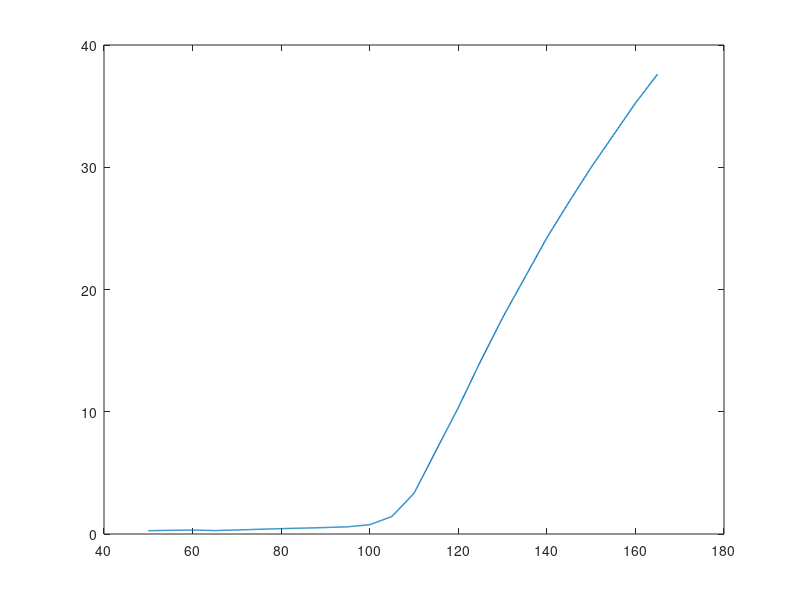

MATLAB code to generate this figure: (Note: this script raises an error after producing the figure.)
freq_dipole=[50., 55., 60., 65., 70., 75., 80., 85., 90., 95., 100., 105., 110., 115., 120., 125., 130., 135., 140., 145., 150., 155., 165.];
%relative to 20dB
ampl_c=[6., 5.5, 4.25, 9.5, 30., 22.5, 14., 48., 37.5, 30., 29., 36., 77., 180., 440., 869.446, 370., 360., 800., 2200., 5130.5, 7915.62, 9391.25];
ampl_sb=40;

phonon=[0.9272, 1.0898, 1.0011, 0.8882, 0.809, 0.897, 0.8922, 0.7851, 1.0806, 0.7088, 0.7916, 0.7734, 0.7921, 0.6937, 0.9101, 0.8815, 1.1053, 0.9989, 0.7446, 0.8256, 0.7485, 0.7538, 0.7584];
err_phonon=[0.0408, 0.0594, 0.0636, 0.0371, 0.0559, 0.0775, 0.078, 0.0623, 0.0767, 0.0629, 0.0218, 0.0474, 0.0219, 0.0385, 0.028, 0.0418, 0.05066, 0.0532, 0.0388, 0.0577, 0.0669, 0.0383, 0.0293];
phase=[0.1042, 0.1802, 0.462, 0.4873, 0.7645, 0.6274, 0.7728, 0.7606, 0.789, 0.9098, 0.2632, 0.3949, 0.4365, 0.5494, 0.6577, 0.7447, 0.8974, 0.0853, 0.0596, 0.1649, 0.2252, 0.275, 0.3286];
err_phase=[0.0124, 0.0168, 0.0167, 0.0108, 0.019, 0.0226, 0.024, 0.0218, 0.0194, 0.0228, 0.0088, 0.0173, 0.0075, 0.0141, 0.0082, 0.0131, 0.0118, 0.0147, 0.014, 0.0212, 0.0283, 0.0161, 0.0118];
secular=0.7676;%MHz

%%%%%%%%%%Calibration
freq_cal=[50., 55., 60., 65., 70., 75., 80., 85., 90., 95., 100., 105., 110., 115., 120., 125., 130., 135., 140., 145., 150., 155., 165.];
ampl_cal=[6., 5.75, 4.25, 8., 32.5, 25., 14., 45., 37.5, 35., 28., 35., 70., 150., 180., 140., 60., 44., 84., 116., 145., 176., 115.];
phonon_cal=[0.8484, 1.033, 1.0339, 0.66, 1.0089, 1.1545, 0.9274, 0.6472, 1.1268, 1.0245, 0.9158, 0.9313, 1.0384, 0.8842, 0.549, 0.5236, 0.7457, 0.7852, 1.0638, 0.7198, 0.7013, 0.7912, 0.6568];
err_phonon_cal=[0.0585, 0.0776, 0.0446, 0.0618, 0.0612, 0.0748, 0.0656, 0.0343, 0.0933, 0.0526, 0.0367, 0.0362, 0.0492, 0.0252, 0.0236, 0.0283, 0.0341, 0.0345, 0.0498, 0.0517, 0.0482, 0.036, 0.0167];
phase_cal=[0.3077, 0.3777, 0.4972, 0.4386, 0.6533, 0.4128, 0.4665, 0.3279, 0.2478, 0.3286, 0.4513, 0.4717, 0.3366, 0.02687, 0.2024, 0.0937, 0.1766, 0.289, 0.2286, 0.2136, 0.293, 0.3627, 0.2747];
err_phase_cal=[0.0214, 0.0217, 0.0111, 0.0252, 0.0161, 0.0179, 0.0186, 0.0155, 0.0264, 0.01575, 0.0106, 0.0101, 0.0144, 0.009, 0.0135, 0.0151, 0.014, 0.0138, 0.0148, 0.0226, 0.0216, 0.0134, 0.0081];

%%%Data sheet
data_freq=[10, 20, 25, 30, 35, 40, 50, 55, 60, 65, 70, 80, 85, 90, 95, 100, 105, 110, 120, 125, 130, 140, 145, 150, 160, 170, 200];
data_trans=[0.15, 0.2, 0.24, 0.24, 0.29, 0.28, 0.27, 0.3, 0.32, 0.28, 0.33, 0.44, 0.48, 0.53, 0.59, 0.76, 1.43, 3.33, 10.34, 14.11, 17.69, 24.23, 27.16, 29.99, 35.25, 39.97, 52.67];
data_time_delay=[7.94, 8, 8.05, 8.18, 8.3, 8.48, 8.78, 9.03, 9.21, 9.5, 9.88, 10.77, 11.44, 12.32, 13.82, 16.17, 18.4, 18.11, 11.27, 8.59, 6.76, 4.69, 4.07, 3.51, 2.84, 2.33, 1.36]*10^-3;%us
data_phase_delay=data_time_delay.*data_freq;
data_phase=[0.0794, 0.16, 0.2013, 0.2454, 0.2905, 0.3392, 0.439, 0.4966, 0.0526, 0.1175, 0.1916, 0.3616, 0.4724, 0.1088, 0.3129, 0.117, 0.432, 0.4921, 0.3524, 0.0737, 0.3788, 0.1566, 0.0902, 0.0265, 0.4544, 0.3961, 0.272];
span=linspace(50,165,1000);
interp_trans=interp1(data_freq,data_trans,span);
interp_phase=interp1(data_freq,data_phase_delay,span);


%%%%%%%%%%%%%%%%%%%%%%%%%%%%%%%%%%%%%%%%%%%%%%%%%%
%Constant organization
%e^4/(8hbar m^3 r^6)
const=9.6287968*10^10;%MHz^7
time=1000;%us
kapa=0.714*(1/42);
phi_plus=0.;%turns


coeff=const*cos(2*pi*phi_plus/2)^2*time^2*kapa^2;%MHz^5
scale=coeff./((2*pi*secular).*((2*pi*freq_dipole).^2-(2*pi*secular).^2).^2);

V_sb=.01;
g_cal=(phonon_cal./(scale.*ampl_cal.^2*V_sb^2)).^(1/2);
err_g_cal=(1./(scale.*ampl_cal.^2*V_sb^2)).^(1/2)*1/2.*phonon_cal.^(-1/2).*err_phonon_cal;
g=(phonon./(scale.*ampl_c.^2*V_sb^2)).^(1/2);
err_g=(1./(scale.*ampl_c.^2*V_sb^2)).^(1/2)*1/2.*phonon.^(-1/2).*err_phonon;
db_g=-20*log10(g./g_cal);
err_db=20/log(10)*(err_g./g+err_g_cal./g_cal);

figure();
plot(span, interp_trans,'LineWidth',1.);
hold on
errorbar(freq_dipole,db_g,err_db,'MarkerSize', 8,'LineWidth',1.);
ylabel('Insertion Loss (dB)')
xlabel('Frequency (2\pi*MHz)')
xlim([50,165]);
ylim([-2,40]);

delta_phase=phase-phase_cal;

figure();
plot(span,mod(interp_phase-0.5,1));
hold on
adjust=[-1,-1,-1,0,0,0,0,0,0,0,0,0,1,1,1,0,0,-1,-1,-1,-1,-1,0];
plot(freq_dipole,adjust+mod((phase-phase_cal),1));
plot(span,interp_phase-0.5);

samplex=[0,30,60,90,120,150];
sampley=[0.2,0.5,0.8,0.8,0.5,0.2];
sampledx=[0.01,0.01,0.01,0.01,0.01,0.01];
sampledy=[0.1,0.1,0.1,0.1,0.1,0.1];
fitChiSquare(samplex,sampley,a*sin(b*x+c),[1,1,1],sampledx,sampledy)
